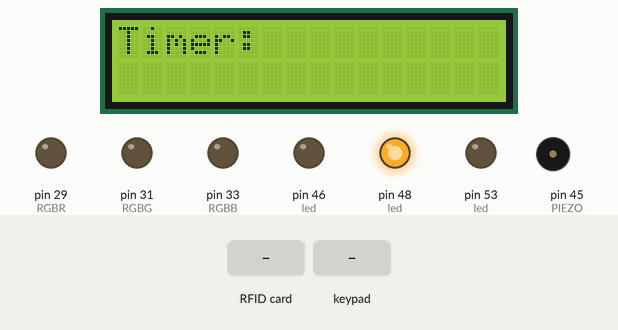
Recording of a sketch running on a simulated Arduino Mega 2560, built with avr-gcc and run on an emulated ATmega2560. Shown: 16×2 character LCD, output pins drawn as LEDs (lit = HIGH), buzzer (waves = sounding). Inputs (shaded band) come from the test bench. Random numbers use the default seed unless the sketch sets one; what the sketch prints to the serial monitor is not drawn.

Above: at 1.3 s.
1.4 s: RFID card 77 60 D5 B5 held to the reader
2.9 s: keypad keys 2 0 2 0 A C B # pressed 0.4 s apart
At 6.9 s:
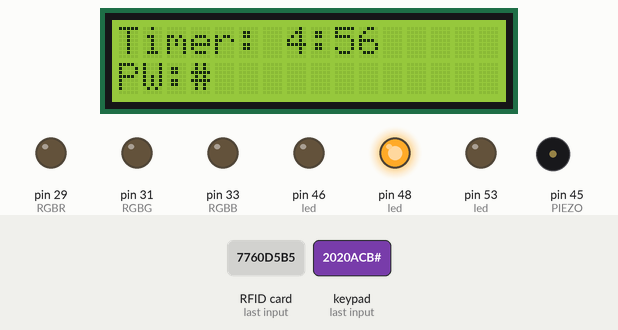
7.6 s: key 'A' pressed
At 8.4 s:
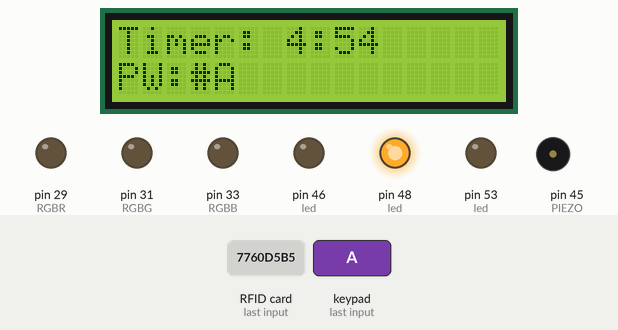
9.5 s: keypad keys 2 0 2 0 A C B * pressed 0.4 s apart
At 11.8 s:
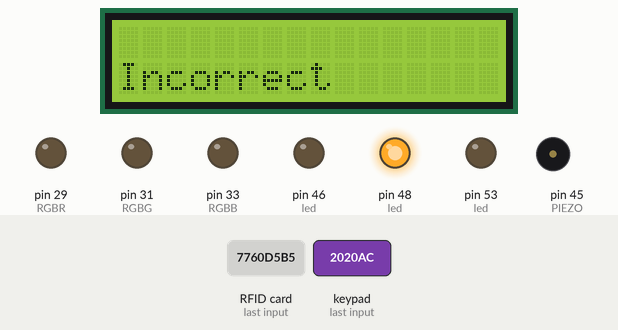
14.2 s: key 'B' pressed
At 14.86 s:
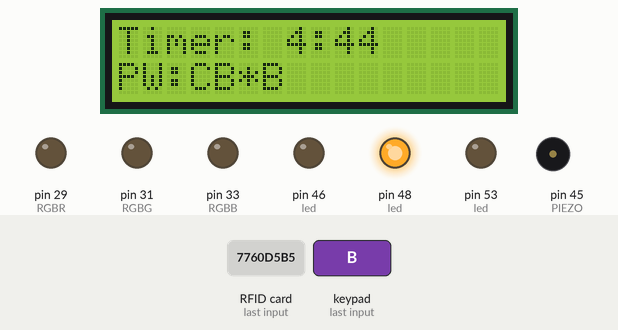
16.2 s: keypad keys B C 2 8 7 6 # # pressed 0.4 s apart
At 16.85 s:
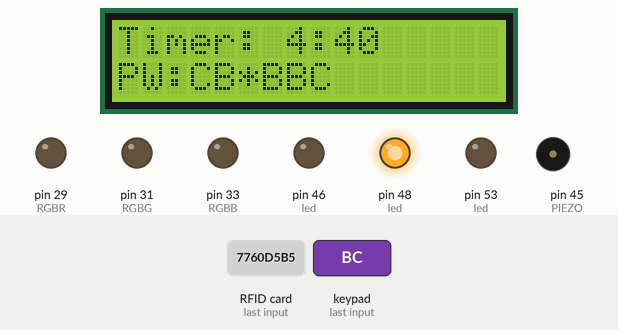
Timing chart, 0 to 21.9 s (numbered marks = the images above; inputs shaded):
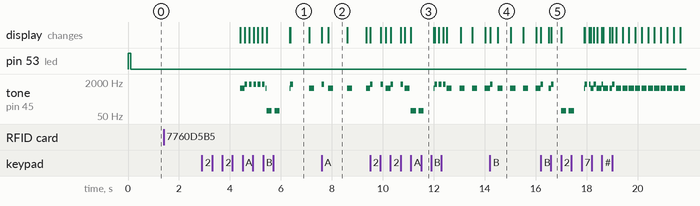

Measured:
- after the input at 1.4 s, every drawn part: stays the same
- by itself, tone on pin 45 (PIEZO): plays 1600 Hz for 0.10 s, 1036 Hz for 0.09 s, 1600 Hz for 0.10 s, 90 Hz for 0.20 s, 90 Hz for 0.20 s, 1036 Hz for 0.02 s … (26 notes in this stretch)
- what the display in image 1 shows lasts 0.7 s, from 6.4 s to 7.1 s
- what the display in image 2 shows lasts 0.7 s, from 7.9 s to 8.6 s
- what the display in image 4 shows lasts 0.5 s, from 14.5 s to 15.0 s

The sketch:

Final-com-rfid.ino
```cpp
#define Password_Length 8 // Tamanho da password, deve ser preservado.
// Leds da sequencia
#define LED1 48 // Pin do led1
#define LED2 46 // Pin do led2
#define LED3 53 // Pin do led3
#define LEDR 38
#define LEDG 39
// RGB
#define RGBR 29
#define RGBG 31
#define RGBB 33

#define PIEZO 45

#define BAUD_RATE 9600

int defuse_loop = true;
int boom_loop = true;

int start = false;
int defuse = false;
int boom = false;
int ciclo_clock = 1000;
unsigned long tempoinicial, clockatual;
unsigned long minutos = 4, segundos = 59;
char timeline[16]; // No fundo é uma linha do LCD
unsigned long rfid_inicial;

// RFID
#include <SPI.h>
#include <MFRC522.h>

#define SS_PIN 9
#define RST_PIN 8
MFRC522 mfrc522(SS_PIN, RST_PIN);   // Inicia o MFRC522

// Keypad e LCD
#include <Keypad.h>
#include <LiquidCrystal.h>

int led[] = {LED1, LED2, LED3}; // Leds relativos à sequência

int random_val = 0;
char Master[4][Password_Length] = { "123A456", "2020ACB", "BC2876#", "#A95C06"}; // 4 possibilidades parecem suficientes.
char Data[Password_Length];

byte data_count = 0, master_count = 0;
bool password_correta; // Não se encontra em uso.
char customKey;

const byte ROWS = 4;
const byte COLS = 4;


char hexaKeys[ROWS][COLS] = { // Inicialização da matriz 4x4
  {'1', '2', '3', 'A'},
  {'4', '5', '6', 'B'},
  {'7', '8', '9', 'C'},
  {'*', '0', '#', 'D'}
};

//byte rowPins[ROWS] = {9, 8, 7, 6}; // Pins do keypad
//byte colPins[COLS] = {5, 4, 3, 2}; // Pins do keypad

// Keypad:
//byte rowPins[ROWS] = {A5, A4, A3, A2}; // Pinos que utilizei para o simulador
//byte colPins[COLS] = {A1, 13, 10, 9}; // Pinos que utilizei para o simulador

byte rowPins[ROWS] = {A10, A9, A8, A7}; // Pinos que utilizei para o simulador
byte colPins[COLS] = {A5, A4, A3, A2}; // Pinos que utilizei para o simulador
// LCD
const int rs = 12, en = 11, d4 = 2, d5 = 3, d6 = 4, d7 = 5; // Pinos do LCD
LiquidCrystal lcd(rs, en, d4, d5, d6, d7); // Inicio do LCD
Keypad customKeypad = Keypad(makeKeymap(hexaKeys), rowPins, colPins, ROWS, COLS); // Inicio do Keypad

void printlcd() {
  lcd.setCursor(7, 0);
  lcd.print(minutos);
  lcd.print(":");

  switch (segundos) {

    case 0 ... 9:
      lcd.print("0");
      lcd.print(segundos);
      break;

    default:
      lcd.print(segundos);
      break;
  }
}

void timer() {
  if (millis() - tempoinicial >= ciclo_clock) { // Clock de um segundo;
    if (minutos >= 0) {
      segundos--;
      Serial.println(segundos);
      tempoinicial = millis(); // Novo tempo inicial

      // Piezo:
      tone(PIEZO, 1036, 200);
    }
  }

  if (minutos > 0 && segundos == 0) {
    minutos--;
    segundos = 59;
    Serial.print("Minutos:");
    Serial.println(minutos);
  }

  else if (minutos <= 0 && segundos == 0) {
    minutos = 0;
    segundos = 0;
    Serial.print("Minutos: ");
    Serial.print(minutos);
    Serial.print(" Segundos: ");
    Serial.println(segundos);
  }
}

//////////////////////////
//      Modo final      //
//////////////////////////

void defusecheck()
{
  if (defuse == true && defuse_loop == true) {
    lcd.clear();
    lcd.setCursor(0, 0);
    lcd.print("Defused");
    delay(500);
    digitalWrite(LEDG, HIGH);
    delay(500);
    for (int victorysound = 2005; victorysound <= 2015; victorysound += 3)
    {
      tone(PIEZO, victorysound, 300);
      delay(300);
    }
    delay(400);
    tone(PIEZO, 2006, 250);
    delay(620);
    tone(PIEZO, 2015, 400);


    int j, k, i;
    for (j = 0, i = 255; i >= 0; i = i - 20) {
      rgbcor(i, j, 0);
      delay(200);
      j = j + 20;
    }

    for (k = 0, j = 255; j >= 0; j = j - 20) {
      rgbcor(0, j, k);
      delay(200);
      k = k + 20;
    }

    for (i = 0, k = 255; k >= 0; k = k - 20)
    {
      rgbcor(i, k, 0);
      delay(200);
      i = i + 20;
    }
    defuse_loop = false;
  }
}

void boomcheck() {
  if (minutos == 0 && segundos <= 0 && boom_loop == true)
  {
    boom = true;

    minutos = 0;
    segundos = 0;
    lcd.clear();
    lcd.setCursor(0, 0);
    lcd.print("Game over!");

    lcd.setCursor(0, 1);
    lcd.print("Boom!");
    delay(500);
    digitalWrite(LEDR, HIGH);
    delay(500);

    for (int boomsound = 3100; boomsound >= 100; boomsound -= 50)
    {
      tone(PIEZO, boomsound, 520);
      delay(50);
    }
    boom_loop = false;
    delay(700);
    tone(PIEZO, 200, 500);
  }
}

void rgbcor(int red_light_value, int green_light_value, int blue_light_value)
{
  analogWrite(RGBR, red_light_value);
  analogWrite(RGBG, green_light_value);
  analogWrite(RGBB, blue_light_value);
}

void passdetect() {
  lcd.setCursor(0, 1);
  lcd.print("PW:");

  customKey = customKeypad.getKey();
  if (customKey) {
    Data[data_count] = customKey;

    lcd.setCursor(data_count + 3, 1); // Aqui tem que ser +3 dado que "PW:" ocupa 3 digitos
    lcd.print(Data[data_count]);
    data_count++;
    tone(PIEZO, 1600, 100);
  }

  if (data_count == Password_Length - 1) {
    lcd.clear();

    if (!strcmp(Data, Master[random_val])) {

      defuse = true;
      lcd.setCursor(0, 1);
      lcd.print("Correct");
      digitalWrite(LEDG, 1);
      digitalWrite(LEDR, 0);
      tone(PIEZO, 2036, 200);
      delay(300);
      tone(PIEZO, 2036, 200);
      //digitalWrite(signalPin, HIGH); // Não é necessário
      delay(500); // Não é necessário
      //digitalWrite(signalPin, LOW); // Não é necessário
      digitalWrite(LEDG, 0);
    }
    else {
      // Caso o código esteja incorreto
      if (ciclo_clock > 250)
        ciclo_clock = ciclo_clock - 250;

      lcd.setCursor(0, 1);
      lcd.print("Incorrect");
      digitalWrite(LEDG, 0);
      digitalWrite(LEDR, 1);
      tone(PIEZO, 90, 200);
      delay(300);
      tone(PIEZO, 90, 200);

      delay(600);
      digitalWrite(LEDR, 0);


    }

    lcd.clear();
    clearData();

    lcd.setCursor(0, 0);
    lcd.print("Timer:");
  }
}

void clearData() {
  while (data_count != 0) {
    Data[data_count--] = 0;
  }
  return;
}


void setup() {
  tempoinicial = millis(); // Regista o tempo inicial
  clockatual = millis();
  rfid_inicial = millis();

  Serial.begin(BAUD_RATE);

  // RFID
  SPI.begin();   // Inicia o SPI
  mfrc522.PCD_Init();   // Initiate MFRC522

  Serial.println("Approximate your card to the reader..."); // Mensagem de feedback para o serial
  Serial.println();                                         // Mensagem de feedback para o serial


  lcd.begin(16, 2); // Inicialização do LCD
  lcd.print("Timer:"); // Imprime "Time" no display


  // RGB
  pinMode(RGBR, OUTPUT);
  pinMode(RGBG, OUTPUT);
  pinMode(RGBB, OUTPUT);

  // Leds azuis
  for (int i = 0; i <= 2; i++) {
    pinMode(led[i], OUTPUT);
    digitalWrite(led[i], LOW);
  }

  // Led vermelho e led verde
  digitalWrite(LEDR, 0);
  digitalWrite(LEDG, 0);

  randomSeed(analogRead(A0));
  random_val = random(0, 4); // Faz com que random_val assuma um valor aleatório entre 0 e 3;

  switch (random_val) {

    case 0: // Primeira led acessa -> Password 0
      digitalWrite(led[0], HIGH);
      break;

    case 1: // Primeira e última led acessa -> Password 1
      digitalWrite(led[0], HIGH);
      digitalWrite(led[2], HIGH);
      break;

    case 2: // Segunda led acessa -> Password 2
      digitalWrite(led[1], HIGH);
      break;

    case 3: // Todas acessas -> Password 3
      digitalWrite(led[0], HIGH);
      digitalWrite(led[1], HIGH);
      digitalWrite(led[2], HIGH);
      break;
  } // Fim do switch

}

void loop() {
  if (start == false) {
    if (millis() - rfid_inicial >= 1000) {
      // Procurar objeto
      if (!mfrc522.PICC_IsNewCardPresent())
      {
        return;
      }
      // Seleciona objeto
      if (!mfrc522.PICC_ReadCardSerial())
      {
        return;
      }
      //UID do objeto
      Serial.print("UID:");
      String conteudo = "";
      byte letra;
      for (byte i = 0; i < mfrc522.uid.size; i++)
      {
        Serial.print(mfrc522.uid.uidByte[i] < 0x10 ? " 0" : " ");
        Serial.print(mfrc522.uid.uidByte[i], HEX);
        conteudo.concat(String(mfrc522.uid.uidByte[i] < 0x10 ? " 0" : " "));
        conteudo.concat(String(mfrc522.uid.uidByte[i], HEX));
      }

      Serial.println();
      conteudo.toUpperCase();

      //----------------------------------------------------CARTAO----------------------------------------------------

      if (conteudo.substring(1) == "77 60 D5 B5") //UID 1 - Cartao
      {
        Serial.println("Cartao branco");
        Serial.println();
        delay(3000);
        start = true;
      }


    }
  }


  if (boom == false && defuse == false && start == true) { // Quando a bomba não chegou a 0, continuar com o clock a funcionar.
    passdetect();
    timer();
    printlcd();
  }

  // A partir daqui apenas corre o código do modo final.
  boomcheck();
  defusecheck();


}
```
